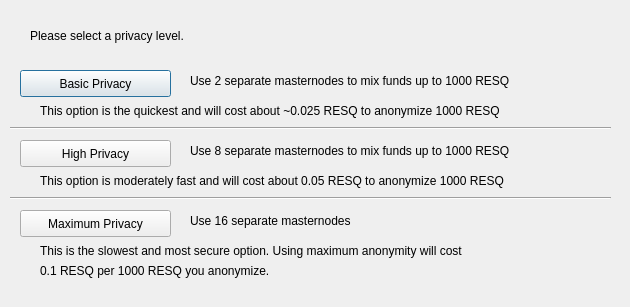
<?xml version="1.0" encoding="UTF-8"?>
<ui version="4.0">
 <class>DarksendConfig</class>
 <widget class="QDialog" name="DarksendConfig">
  <property name="geometry">
   <rect>
    <x>0</x>
    <y>0</y>
    <width>630</width>
    <height>307</height>
   </rect>
  </property>
  <property name="windowTitle">
   <string>Configure PrivateSend</string>
  </property>
  <widget class="QPushButton" name="buttonBasic">
   <property name="geometry">
    <rect>
     <x>20</x>
     <y>70</y>
     <width>151</width>
     <height>27</height>
    </rect>
   </property>
   <property name="text">
    <string>Basic Privacy</string>
   </property>
  </widget>
  <widget class="QPushButton" name="buttonHigh">
   <property name="geometry">
    <rect>
     <x>20</x>
     <y>140</y>
     <width>151</width>
     <height>27</height>
    </rect>
   </property>
   <property name="text">
    <string>High Privacy</string>
   </property>
  </widget>
  <widget class="QPushButton" name="buttonMax">
   <property name="geometry">
    <rect>
     <x>20</x>
     <y>210</y>
     <width>151</width>
     <height>27</height>
    </rect>
   </property>
   <property name="text">
    <string>Maximum Privacy</string>
   </property>
  </widget>
  <widget class="QLabel" name="label">
   <property name="geometry">
    <rect>
     <x>30</x>
     <y>20</y>
     <width>571</width>
     <height>31</height>
    </rect>
   </property>
   <property name="text">
    <string>Please select a privacy level.</string>
   </property>
  </widget>
  <widget class="QLabel" name="label_2">
   <property name="geometry">
    <rect>
     <x>190</x>
     <y>70</y>
     <width>421</width>
     <height>21</height>
    </rect>
   </property>
   <property name="text">
    <string>Use 2 separate masternodes to mix funds up to 1000 RESQ</string>
   </property>
  </widget>
  <widget class="QLabel" name="label_3">
   <property name="geometry">
    <rect>
     <x>190</x>
     <y>140</y>
     <width>411</width>
     <height>21</height>
    </rect>
   </property>
   <property name="text">
    <string>Use 8 separate masternodes to mix funds up to 1000 RESQ</string>
   </property>
  </widget>
  <widget class="QLabel" name="label_4">
   <property name="geometry">
    <rect>
     <x>190</x>
     <y>210</y>
     <width>421</width>
     <height>21</height>
    </rect>
   </property>
   <property name="text">
    <string>Use 16 separate masternodes</string>
   </property>
  </widget>
  <widget class="QLabel" name="label_6">
   <property name="geometry">
    <rect>
     <x>40</x>
     <y>100</y>
     <width>561</width>
     <height>21</height>
    </rect>
   </property>
   <property name="text">
    <string>This option is the quickest and will cost about ~0.025 RESQ to anonymize 1000 RESQ</string>
   </property>
  </widget>
  <widget class="QLabel" name="label_7">
   <property name="geometry">
    <rect>
     <x>40</x>
     <y>170</y>
     <width>561</width>
     <height>21</height>
    </rect>
   </property>
   <property name="text">
    <string>This option is moderately fast and will cost about 0.05 RESQ to anonymize 1000 RESQ</string>
   </property>
  </widget>
  <widget class="QLabel" name="label_8">
   <property name="geometry">
    <rect>
     <x>40</x>
     <y>240</y>
     <width>561</width>
     <height>21</height>
    </rect>
   </property>
   <property name="text">
    <string>This is the slowest and most secure option. Using maximum anonymity will cost</string>
   </property>
  </widget>
  <widget class="QLabel" name="label_9">
   <property name="geometry">
    <rect>
     <x>40</x>
     <y>260</y>
     <width>561</width>
     <height>21</height>
    </rect>
   </property>
   <property name="text">
    <string>0.1 RESQ per 1000 RESQ you anonymize.</string>
   </property>
  </widget>
  <widget class="Line" name="line">
   <property name="geometry">
    <rect>
     <x>10</x>
     <y>120</y>
     <width>601</width>
     <height>16</height>
    </rect>
   </property>
   <property name="orientation">
    <enum>Qt::Horizontal</enum>
   </property>
  </widget>
  <widget class="Line" name="line_2">
   <property name="geometry">
    <rect>
     <x>10</x>
     <y>190</y>
     <width>601</width>
     <height>16</height>
    </rect>
   </property>
   <property name="orientation">
    <enum>Qt::Horizontal</enum>
   </property>
  </widget>
 </widget>
 <resources/>
 <connections/>
</ui>
